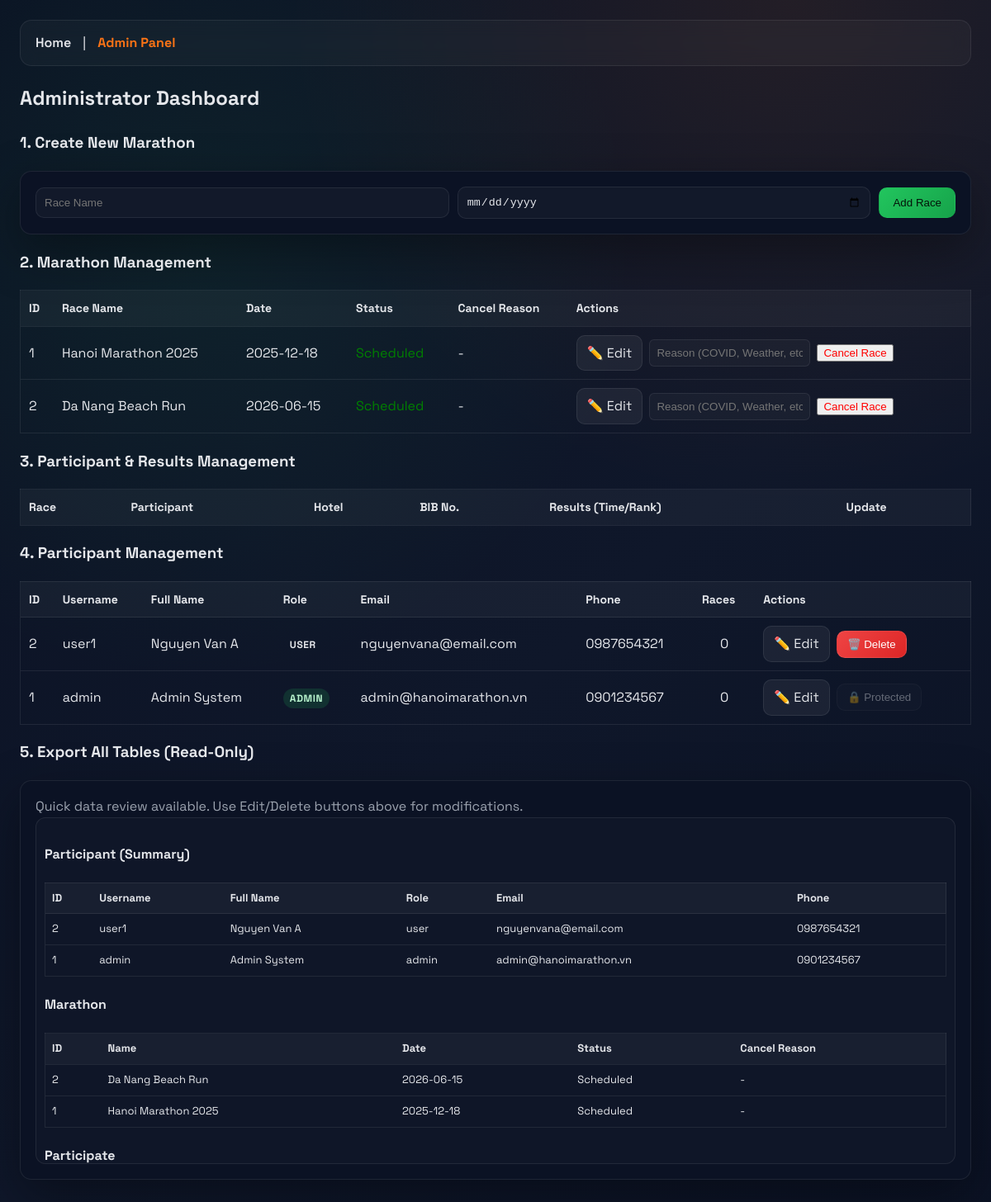
The app's page /admin.php (signed in) with its own data.
### tables this page shows
CREATE TABLE Marathon (
    MarathonID INT PRIMARY KEY AUTO_INCREMENT,
    RaceName VARCHAR(100),
    Date DATE,
    Status VARCHAR(20) DEFAULT 'Scheduled',
    CancelReason VARCHAR(255) DEFAULT NULL  
);

CREATE TABLE Participant (
    UserID INT PRIMARY KEY AUTO_INCREMENT,
    Username VARCHAR(50) UNIQUE NOT NULL,
    Password VARCHAR(255) NOT NULL,
    Name VARCHAR(100) NOT NULL,
    BestRecord VARCHAR(20),
    Nationality VARCHAR(50),
    PassportNO VARCHAR(50),
    Sex VARCHAR(10) NOT NULL,
    Age INT NOT NULL,
    Email VARCHAR(100) NOT NULL,
    Phone VARCHAR(20) NOT NULL,
    Address TEXT,
    Role VARCHAR(10) DEFAULT 'user'  
);

### admin.php (the view, shortened to what this page needs)
<?php
include 'lib/db.php';
?>
<!DOCTYPE html>
<html lang="en">
<head><link rel="stylesheet" href="css/style.css"></head>
<body>
    <div class="nav"><a href="index.php">Home</a> | <strong>Admin Panel</strong></div>
    <h2>Administrator Dashboard</h2>
    <h3>1. Create New Marathon</h3>
    <div class="card">
        <form method="POST" class="form-inline">
            <input type="text" name="race_name" placeholder="Race Name" required>
            <input type="date" name="date" min="<?= date('Y-m-d') ?>" required>
            <button type="submit" name="create_marathon" class="btn primary">Add Race</button>
        </form>
    </div>
    <h3>2. Marathon Management</h3>
    <?php
    $pdo->exec("UPDATE Marathon SET Status = 'Expired' WHERE Date < CURDATE() AND Status = 'Scheduled'");
    $races = $pdo->query("SELECT * FROM Marathon")->fetchAll();
    ?>
    <table class="data-table">
        <tr><th>ID</th><th>Race Name</th><th>Date</th><th>Status</th><th>Cancel Reason</th><th>Actions</th></tr>
        <?php foreach($races as $r): ?>
        <tr>
            <td><?= $r['MarathonID'] ?></td>
            <td><?= $r['RaceName'] ?></td>
            <td><?= $r['Date'] ?></td>
            <td style="color: <?= $r['Status']=='Cancelled'?'red':($r['Status']=='Expired'?'gray':'green') ?>"><?= $r['Status'] ?></td>
            <td><?= htmlspecialchars($r['CancelReason'] ?? '-') ?></td>
            <td>
                <div style="display: flex; gap: 8px; align-items: center; flex-wrap: wrap;">
                    <a href="edit_marathon.php?id=<?= $r['MarathonID'] ?>" class="btn ghost" style="text-decoration: none; padding: 8px 12px; white-space: nowrap;">✏️ Edit</a>
                    <?php if($r['Status'] != 'Cancelled' && $r['Status'] != 'Expired'): ?>
                    <form method="POST" style="display: flex; gap: 8px; align-items: center;">
                        <input type="text" name="cancel_reason" placeholder="Reason (COVID, Weather, etc.)" required style="padding: 8px; border-radius: 6px; border: 1px solid var(--line); background: rgba(255,255,255,0.03); color: var(--text); min-width: 150px;">
                        <button type="submit" name="cancel_marathon" style="color:red; white-space: nowrap;" onclick="return confirm('Confirm cancellation?');">Cancel Race</button>
                    </form>
                    <?php else: ?>
                        <span style="color: #94a3b8;">Cancelled</span>
                    <?php endif; ?>
                </div>
            </td>
        </tr>
        <?php endforeach; ?>
    </table>
    <h3>3. Participant & Results Management</h3>
    <table class="data-table">
        <tr><th>Race</th><th>Participant</th><th>Hotel</th><th>BIB No.</th><th>Results (Time/Rank)</th><th>Update</th></tr>
    </table>
    <h3>4. Participant Management</h3>
    <table class="data-table">
        <tr><th>ID</th><th>Username</th><th>Full Name</th><th>Role</th><th>Email</th><th>Phone</th><th>Races</th><th>Actions</th></tr>
        <?php
        $participants = $pdo->query("SELECT p.*, COUNT(pt.MarathonID) as race_count
                                      FROM Participant p
                                      LEFT JOIN Participate pt ON p.UserID = pt.UserID
                                      GROUP BY p.UserID
                                      ORDER BY p.UserID DESC")->fetchAll();
        foreach($participants as $u):
        ?>
            <tr>
                <td><?= $u['UserID'] ?></td>
                <td><?= htmlspecialchars($u['Username']) ?></td>
                <td><?= htmlspecialchars($u['Name']) ?></td>
                <td><span class="tag <?= $u['Role'] === 'admin' ? 'scheduled' : '' ?>"><?= strtoupper($u['Role']) ?></span></td>
                <td><?= htmlspecialchars($u['Email']) ?></td>
                <td><?= htmlspecialchars($u['Phone']) ?></td>
                <td style="text-align: center;"><?= $u['race_count'] ?></td>
                <td>
                    <div style="display: flex; gap: 8px; align-items: center;">
                        <a href="edit_participant.php?id=<?= $u['UserID'] ?>" class="btn ghost" style="text-decoration: none; padding: 8px 12px; white-space: nowrap;">✏️ Edit</a>
                        <?php if ($u['Role'] !== 'admin'): ?>
                            <form method="POST" style="margin: 0;" onsubmit="return confirm('⚠️ PERMANENT DELETE: This will remove user <?= htmlspecialchars($u['Username']) ?> and ALL their race history (<?= $u['race_count'] ?> registration(s)). This action CANNOT be undone. Are you absolutely sure?');">
                                <button type="submit" name="delete_participant" class="btn" style="background: linear-gradient(135deg, #ef4444, #dc2626); color: white; padding: 8px 12px; white-space: nowrap;">🗑️ Delete</button>
                            </form>
                        <?php else: ?>
                            <button class="btn" disabled style="opacity: 0.4; padding: 8px 12px; white-space: nowrap; cursor: not-allowed;" title="Cannot delete admin users">🔒 Protected</button>
                        <?php endif; ?>
                    </div>
                </td>
            </tr>
        <?php endforeach; ?>
    </table>
    <h3>5. Export All Tables (Read-Only)</h3>
    <div class="card">
        <p class="muted">Quick data review available. Use Edit/Delete buttons above for modifications.</p>
        <div class="table-scroll">
            <h4>Participant (Summary)</h4>
            <table class="data-table compact">
                <tr><th>ID</th><th>Username</th><th>Full Name</th><th>Role</th><th>Email</th><th>Phone</th></tr>
                <?php foreach($pdo->query("SELECT UserID, Username, Name, Role, Email, Phone FROM Participant ORDER BY UserID DESC") as $u): ?>
                    <tr>
                        <td><?= $u['UserID'] ?></td>
                        <td><?= $u['Username'] ?></td>
                        <td><?= $u['Name'] ?></td>
                        <td><?= $u['Role'] ?></td>
                        <td><?= $u['Email'] ?></td>
                        <td><?= $u['Phone'] ?></td>
                    </tr>
                <?php endforeach; ?>
            </table>
            <h4>Marathon</h4>
            <table class="data-table compact">
                <tr><th>ID</th><th>Name</th><th>Date</th><th>Status</th><th>Cancel Reason</th></tr>
                <?php foreach($pdo->query("SELECT MarathonID, RaceName, Date, Status, CancelReason FROM Marathon ORDER BY Date DESC") as $m): ?>
                    <tr>
                        <td><?= $m['MarathonID'] ?></td>
                        <td><?= $m['RaceName'] ?></td>
                        <td><?= $m['Date'] ?></td>
                        <td><?= $m['Status'] ?></td>
                        <td><?= htmlspecialchars($m['CancelReason'] ?? '-') ?></td>
                    </tr>
                <?php endforeach; ?>
            </table>
            <h4>Participate</h4>
        </div>
    </div>
</body>
</html>

### css/style.css (style rules this page uses)
:root { --bg: #0f172a; --panel: #111827; --card: #0b1224; --accent: #22c55e; --accent-2: #f97316; --muted: #9ca3af; --line: rgba(255,255,255,0.08); --text: #e5e7eb; --shadow: 0 20px 60px rgba(0,0,0,0.35); --radius: 14px; }
* { box-sizing: border-box; }
body { margin: 0; padding: 24px; font-family: 'Space Grotesk', 'Segoe UI', sans-serif; line-height: 1.6; color: var(--text); background: radial-gradient(circle at 20% 20%, rgba(34,197,94,0.08), transparent 35%), radial-gradient(circle at 80% 0%, rgba(249,115,22,0.09), transparent 35%), linear-gradient(135deg, #0b1224, #0f172a 55%, #0b1224 100%); min-height: 100vh; }
a { color: var(--accent); text-decoration: none; }
.nav { display: flex; align-items: center; gap: 14px; background: rgba(255,255,255,0.03); padding: 14px 18px; border: 1px solid var(--line); border-radius: var(--radius); backdrop-filter: blur(10px); margin-bottom: 20px; }
.nav a { color: var(--text); font-weight: 600; }
.nav strong { color: var(--accent-2); }
.btn { display: inline-flex; align-items: center; justify-content: center; gap: 8px; padding: 10px 16px; border-radius: 10px; border: 1px solid var(--line); background: rgba(255,255,255,0.04); color: var(--text); cursor: pointer; transition: all 0.2s ease; text-decoration: none; }
.btn.primary { background: linear-gradient(135deg, var(--accent), #16a34a); color: #04130a; border-color: transparent; }
.btn.ghost { background: rgba(255,255,255,0.06); }
.card { background: var(--card); border: 1px solid var(--line); border-radius: var(--radius); padding: 18px; box-shadow: var(--shadow); margin-bottom: 18px; }
.form-grid input, .form-grid select, .form-grid textarea, .form-inline input, .form-inline select { padding: 10px; border-radius: 10px; border: 1px solid var(--line); background: rgba(255,255,255,0.03); color: var(--text); }
.form-inline { display: flex; flex-wrap: wrap; gap: 10px; align-items: center; }
.form-inline input { flex: 1 1 180px; }
.data-table { width: 100%; border-collapse: collapse; margin-top: 12px; border: 1px solid var(--line); }
.data-table th, .data-table td { padding: 10px; border-bottom: 1px solid var(--line); color: var(--text); }
.data-table th { background: rgba(255,255,255,0.04); text-align: left; font-size: 14px; }
.data-table.compact th, .data-table.compact td { font-size: 13px; padding: 8px; }
.muted { color: var(--muted); margin: 0; }
.table-scroll { max-height: 420px; overflow: auto; border: 1px solid var(--line); border-radius: 12px; padding: 10px; background: rgba(255,255,255,0.02); }
.tag { padding: 4px 8px; border-radius: 999px; font-size: 12px; font-weight: 700; text-transform: uppercase; letter-spacing: 0.05em; }
.tag.scheduled { background: rgba(34,197,94,0.15); color: #bbf7d0; }

### records on screen
marathon: MarathonID "1", RaceName "Hanoi Marathon 2025", Date "2025-12-18", Status "Scheduled", CancelReason "-"
marathon: MarathonID "2", RaceName "Da Nang Beach Run", Date "2026-06-15", Status "Scheduled", CancelReason "-"
participant: UserID "2", Username "user1", Name "Nguyen Van A", Role "USER", Email "nguyenvana@email.com", Phone "0987654321", race_count "0", Role "user"
participant: UserID "1", Username "admin", Name "Admin System", Role "ADMIN", Email "admin@hanoimarathon.vn", Phone "0901234567", race_count "0", shows "🔒 Protected", Role "admin"
